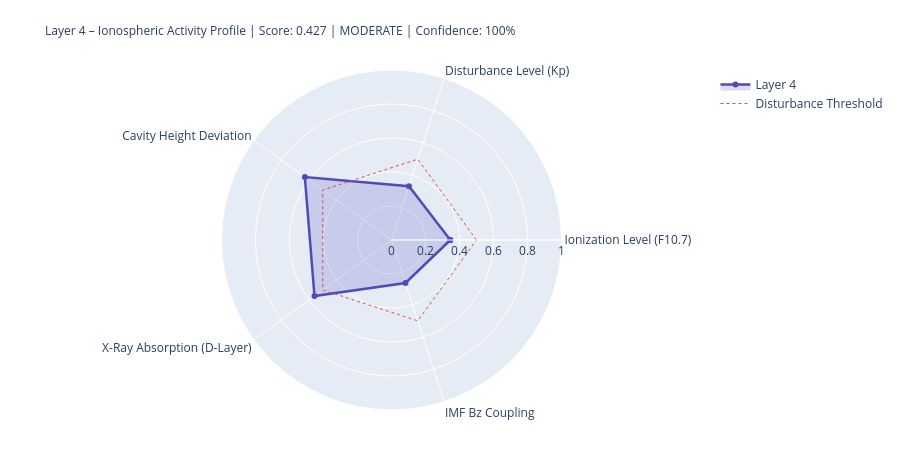

The notebook cell this image was saved under:
### Markdown cell above
---
## 4. State Assessment & Handoff to Layer 5

### Code cell
# ============================================================
# LAYER-4-SCORE
# ============================================================

COMPONENTS = {
    'Ionization Level (F10.7)':    {'score': ioniz,       'source': 'primary' if f107_now else 'from_layer0', 'dynamic': True},
    'Disturbance Level (Kp)':          {'score': disturb,     'source': 'primary' if kp_now   else 'from_layer0', 'dynamic': True},
    'Cavity Height Deviation':    {'score': h_dev,       'source': 'derived',                                'dynamic': True},
    'X-Ray Absorption (D-Layer)':{'score': xray_ioniz,  'source': 'primary' if xray_now else 'missing',     'dynamic': True},
    'IMF Bz Coupling':             {'score': bz_coupling, 'source': 'primary' if bz_now   else 'from_layer0', 'dynamic': True},
}

available    = {k: v['score'] for k, v in COMPONENTS.items() if v['score'] is not None}
unavailable  = [k for k, v in COMPONENTS.items() if v['score'] is None]
layer4_score = round(sum(available.values()) / len(available), 4) if available else None
confidence   = round(len(available) / len(COMPONENTS), 2)
level = ('unknown' if layer4_score is None
         else 'quiet'   if layer4_score < 0.3
         else 'moderate' if layer4_score < 0.6
         else 'active')
dominant_l4 = max(available, key=available.get) if available else 'none'

# Resonance delta for Schumann SR-1
sr1_ref = schumann_freq(1, 80.0)
sr1_now = schumann_freq(1, h_eff)
sr1_delta_mhz = (sr1_now - sr1_ref) * 1000

# Propagation conditions
prop_cond = ('disturbed'   if kp_val > 4
             else 'unsettled' if kp_val > 2
             else 'normal')
if xray_class in ['X', 'M']:
    prop_cond = 'Radio-Blackout moeglich'

W = 68
print('=' * W)
print('LAYER 4 – IONOSPHERE – STATE ASSESSMENT')
print('=' * W)
for name, comp in COMPONENTS.items():
    s = comp['score']
    if s is not None:
        bar = '█' * int(s * 20) + '░' * (20 - int(s * 20))
        print(f'  {name:<36} {bar}  {s:.3f}  [{comp["source"]}]')
    else:
        print(f'  {name:<36} {"─" * 20}  n/a   [missing]')
print('-' * W)
print(f'  Score:          {layer4_score:.3f}  ({len(available)}/{len(COMPONENTS)} components)')
print(f'  Confidence:     {confidence:.0%}')
print(f'  Level:          {level.upper()}')
print(f'  Dominant:       {dominant_l4}')
print(f'  Cavity height:  {h_eff:.1f} km  (Ref: 80.0 km)')
print(f'  SR-1:           {sr1_now:.3f} Hz  (Δ {sr1_delta_mhz:+.1f} mHz vs. ref)')
print(f'  Propagation:    {prop_cond}')
print(f'  X-Ray:          {xray_class}-class  ({xray_now:.2e} W/m²)' if xray_now else '  X-Ray:          n/a')
print('=' * W)

# Radar
cats   = list(available.keys())
vals_r = list(available.values())
if len(cats) >= 3:
    fig = go.Figure()
    fig.add_trace(go.Scatterpolar(
        r=vals_r + [vals_r[0]], theta=cats + [cats[0]],
        fill='toself', fillcolor='rgba(83,74,183,0.20)',
        line=dict(color='#534AB7', width=2.5), name='Layer 4'
    ))
    fig.add_trace(go.Scatterpolar(
        r=[0.5] * (len(cats)+1), theta=cats + [cats[0]],
        line=dict(color='#E24B4A', dash='dot', width=1),
        mode='lines', name='Disturbance Threshold'
    ))
    fig.update_layout(
        title=dict(
            text=f'Layer 4 – Ionospheric Activity Profile | Score: {layer4_score:.3f} | {level.upper()} | Confidence: {confidence:.0%}',
            font=dict(size=12)
        ),
        polar=dict(radialaxis=dict(visible=True, range=[0, 1])),
        height=450, showlegend=True,
        margin=dict(l=80, r=80, t=70, b=40)
    )
    fig.show()

### Figure 1 — Plotly figure (JSON) as saved in the notebook; plotly's stock layout.template omitted (floating-point values rounded to 4 significant figures)
{"data": [{"fill": "toself", "fillcolor": "rgba(83,74,183,0.20)", "line": {"color": "#534AB7", "width": 2.5}, "name": "Layer 4", "r": [0.346, 0.333, 0.63, 0.56, 0.266, 0.346], "theta": ["Ionization Level (F10.7)", "Disturbance Level (Kp)", "Cavity Height Deviation", "X-Ray Absorption (D-Layer)", "IMF Bz Coupling", "Ionization Level (F10.7)"], "type": "scatterpolar"}, {"line": {"color": "#E24B4A", "dash": "dot", "width": 1}, "mode": "lines", "name": "Disturbance Threshold", "r": [0.5, 0.5, 0.5, 0.5, 0.5, 0.5], "theta": ["Ionization Level (F10.7)", "Disturbance Level (Kp)", "Cavity Height Deviation", "X-Ray Absorption (D-Layer)", "IMF Bz Coupling", "Ionization Level (F10.7)"], "type": "scatterpolar"}], "layout": {"height": 450, "margin": {"b": 40, "l": 80, "r": 80, "t": 70}, "polar": {"radialaxis": {"range": [0, 1], "visible": true}}, "showlegend": true, "title": {"font": {"size": 12}, "text": "Layer 4 – Ionospheric Activity Profile | Score: 0.427 | MODERATE | Confidence: 100%"}}}
